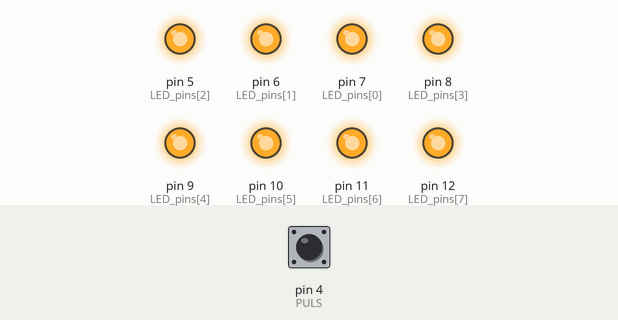
Bench run of a sketch on a simulated Arduino Uno, built with avr-gcc and run on an emulated ATmega328P. On the bench: output pins drawn as LEDs (lit = HIGH). The inputs (shaded band) are chosen by the test bench; at power-on: pin 4 (PULS) HIGH.

Above: at 0.2 s.
At 1.7 s:
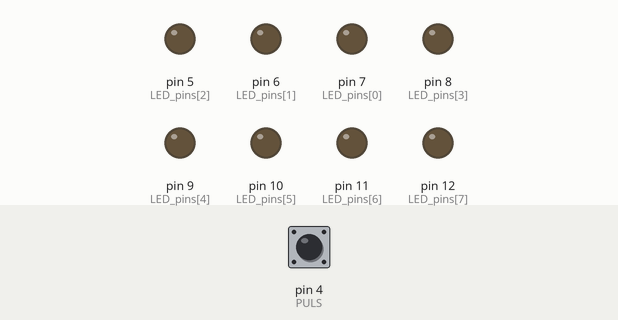
Timing chart, 0 to 3.0 s (numbered marks = the images above):
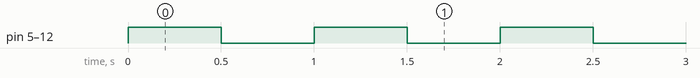

Measured:
- by itself, pin 5 (LED_pins[2]), pin 6 (LED_pins[1]), pin 7 (LED_pins[0]), pin 8 (LED_pins[3]), pin 9 (LED_pins[4]), pin 10 (LED_pins[5]), pin 11 (LED_pins[6]), pin 12 (LED_pins[7]): alternates HIGH for 0.50 s and LOW for 0.50 s

The sketch:

P1_PULLUP.ino
```cpp
/*
  ISABA - 2025
  German Bueno y Pol Pavo
  T12 - Encarna Garcia

*/

#define PULS 4

int LED_pins[] = {7, 6, 5, 8, 9, 10, 11, 12};
int longitud = 8;
int dt = 500;
void setup() {
  // put your setup code here, to run once:
  for(int i = 0; i < longitud; ++i){
      pinMode(LED_pins[i], OUTPUT);
  }
  pinMode(PULS, INPUT_PULLUP);
}

void loop() {
  // put your main code here, to run repeatedly:
  if(!digitalRead(PULS)){
    dt = 250;
  }else{
    dt = 500;
  }
  for(int i = 0; i < longitud; ++i){
      digitalWrite(LED_pins[i], HIGH);
    }
    delay(dt);
    for(int i = 0; i < longitud; ++i){
      digitalWrite(LED_pins[i], LOW);
    }
    delay(dt);
}
```
